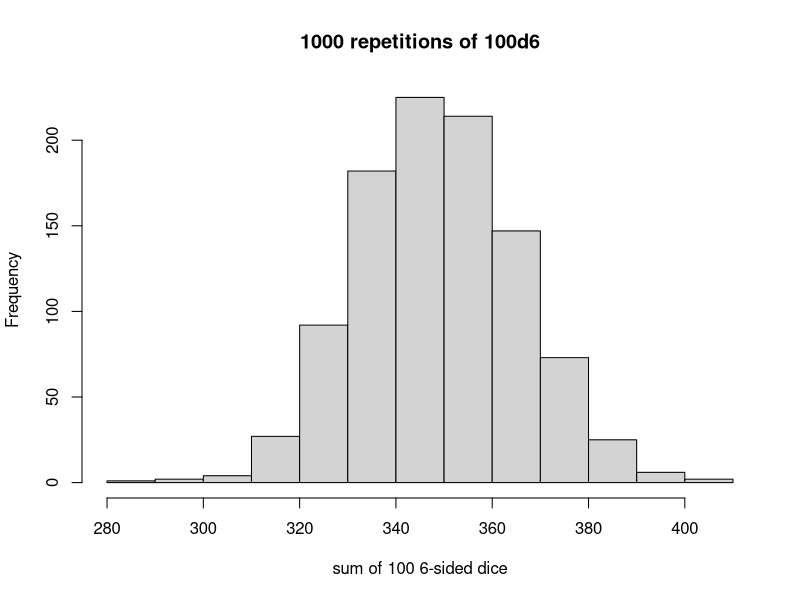
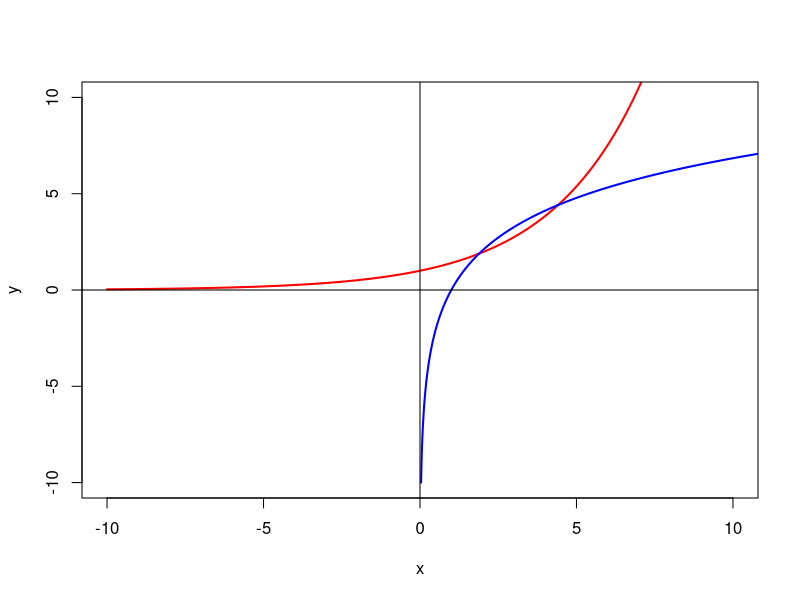

Write the R code that produced these figures, in order.
## ---- chunk 1
x = matrix(sample(1:6,100000,T),ncol=100)
x = apply(x,1,sum)
hist(x = x,breaks=10,main="1000 repetitions of 100d6",xlab="sum of 100 6-sided dice")
## ---- chunk 2
x = seq(-10,10,0.1)
y = 1.4^x
plot(x,y,xlim=c(-10,10),ylim=c(-10,10),type="l",col="red",axes=T,lwd=2)
lines(y,x,col="blue",lwd=2)
abline(h=0)
abline(v=0)
